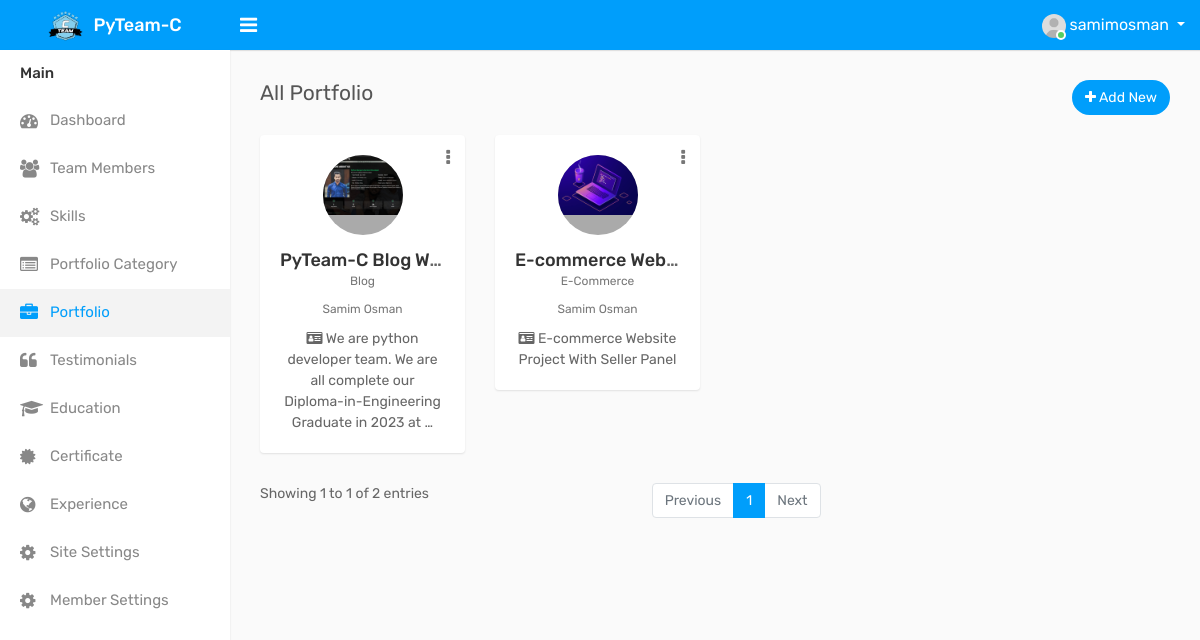
The app's page /dashboard/all-portfoli/ (signed in) with its own data.
### home/models.py (models this page shows, shortened)
class Team_Setting_Config(models.Model):
    setting_no = models.PositiveIntegerField(blank=True, null=True)
    team_title = models.CharField(max_length=500, blank=True, null=True)
    team_designation = models.CharField(max_length=500, blank=True, null=True, default='default/pyteam-c-icon.png')
    team_icon = models.ImageField(upload_to='team/', blank=True, null=True)
    team_logo = models.ImageField(upload_to='team/', blank=True, null=True, default='default/team-c-logo-transparent.png')
    team_email = models.EmailField(max_length=200, blank=True, null=True)
    team_phone_number = models.CharField(max_length=14, blank=True, null=True)
    team_team_start = models.DateField(blank=True, null=True)
    team_address = models.TextField(blank=True, null=True)
    team_address_upazila = models.CharField(max_length=50)
    team_address_district = models.CharField(max_length=50, blank=True, null=True)

class User(AbstractBaseUser, PermissionsMixin):
    username = models.CharField(max_length=50, validators=[UnicodeUsernameValidator], unique=True)
    email = models.EmailField(max_length=150, unique=True)
    objects = BaseManager()
    is_staff = models.BooleanField(default=False)
    is_superuser = models.BooleanField(default=False)
    is_active = models.BooleanField(default=True)
    is_varified = models.BooleanField(default=False)
    is_team_member = models.BooleanField(default=False, blank=True, null=True)
    is_admin = models.BooleanField(default=False)
    auth_token = models.CharField(max_length=300, blank=True, null=True)
    otp_token = models.CharField(max_length=6, blank=True, null=True)
    joined_date = models.DateTimeField(auto_now_add=True)
    USERNAME_FIELD = 'username'
    REQUIRED_FIELDS = ['email']
    class Meta:
        ordering = ['joined_date']

class Team_Member(User):
    GENDER = (
        ('Male', 'Male'),
        ('Female', 'Female'),
        ('Others', 'Others'),
    )
    name = models.CharField(max_length=200)
    phone_number = models.TextField(blank=True, null=True)
    image = models.ImageField(upload_to='team_member/prof/',default='default/default_team_member_image.png', blank=True, null=True)
    cover_image = models.ImageField(upload_to='team_member/cover/', default='default/default_team_member_cover_image.jpg')
    designation = models.CharField(max_length=200, blank=True, null=True)
    short_description = models.TextField(blank=True, null=True)
    gender = models.CharField(choices=GENDER, blank=True, null=True, max_length=10)
    date_of_birth = models.DateField(blank=True, null=True)
    skills = models.ManyToManyField(Skills, blank=True)

### personal_profile/models.py (models this page shows, shortened)
class Portfolio(models.Model):
    team_member = models.ForeignKey(Team_Member, on_delete=models.CASCADE)
    portfolio_category = models.ForeignKey(Portfolio_Category, on_delete=models.CASCADE, blank=True, null=True)
    title = models.CharField(max_length=3000)
    portfolio_image = models.ImageField(upload_to='portfolio/profil_pic/', default='default/default_portfoli_image.jpg', blank=True, null=True)
    portfolio_cover_image = models.ImageField(upload_to='portfolio/cover_pic/', blank=True, null=True)
    details = models.TextField(blank=True, null=True)
    short_description = models.TextField(blank=True, null=True)
    link =  models.URLField()
    is_active = models.BooleanField(default=True, blank=True, null=True)

class Portfolio_Category(models.Model):
    title = models.CharField(max_length=200, blank=True, null=True)
    created_date = models.DateTimeField(auto_now_add=True)

### dashboard/views.py (the view)
# urls.py: path('all-portfoli/', all_portfolio, name='all_portfolio'),
@login_required(login_url='login')
def all_portfolio(request):
    user = request.user
    if user.is_admin == True:
        all_portfolio = Portfolio.objects.all()
    elif user.is_team_member == True:
        all_portfolio = Portfolio.objects.filter(team_member=user)
    item_per_page = 8
    paginator = Paginator(all_portfolio, item_per_page)
    page = request.GET.get('page')
    try:
        portfolio = paginator.page(page)
    except EmptyPage:
        portfolio = paginator.page(1)
    except PageNotAnInteger:
        portfolio = paginator.page(1)
    except InvalidPage:
        portfolio = paginator.page(1)
    context = {'content': portfolio, 'paginator': paginator}
    return render(request, 'dashboard/dashboard_home/portfolio/all_portfolio.html', context)

### dashboard/context_processor.py (called while the page is built)
def website_setting(request):
    website_settings = Team_Setting_Config.objects.get(setting_no=1)
    return {'website_settings': website_settings}

### templates/dashboard/dashboard_home/portfolio/all_portfolio.html (shortened to what this page needs)
{% extends '../../dashboard_base.html' %}
{% load static %}
{% block body_content %}
<div class="content">
    <div class="row">
        <div class="col-sm-4 col-8">
            <h4 class="page-title">All Portfolio</h4>
        </div>
        <div class="col-sm-8 col-4 text-right m-b-20">
            <a href="{% url 'add_portfolio' %}" class="btn btn-primary btn-rounded float-right"><i class="fa fa-plus"></i> Add New</a>
        </div>
    </div>
    <div class="row doctor-grid">
        {% for all_portfolio in content %}
        <div class="col-md-4 col-sm-4  col-lg-3">
            <div class="profile-widget">
                <div class="doctor-img">
                    {% if all_portfolio.portfolio_image %}
                    <a class="avatar"><img alt="" src="{{all_portfolio.portfolio_image.url}}"></a>
                    {% else %}
                    <a class="avatar"><img alt="" src=""></a>
                    {% endif %}
                </div>
                <div class="dropdown profile-action">
                    <a href="#" class="action-icon dropdown-toggle" data-toggle="dropdown" aria-expanded="false"><i class="fa fa-ellipsis-v"></i></a>
                </div>
                <h4 class="doctor-name text-ellipsis"><a href="{% url 'update_portfolio' all_portfolio.id %}">{{all_portfolio.title}}</a></h4>
                <div class="doc-prof">{{all_portfolio.portfolio_category.title|title}}</div>
                <div class="doc-prof">{{all_portfolio.team_member.name|title}}</div>
                <div class="user-country">
                    <i class="fa fa-id-card"></i> {{all_portfolio.short_description|truncatewords:15}}
                </div>
            </div>
        </div>
        {% endfor %}
    </div>
    {% include './pagination_portfolio.html' %}
</div>
{% endblock body_content %}

### templates/dashboard/dashboard_base.html (shortened to what this page needs)
{% load static %}
<!DOCTYPE html>
<html lang="en">
<head>
    <html lang="en">
    <link rel="stylesheet" type="text/css" href="{% static  'dashboard/css/bootstrap.min.css' %}">
    <link rel="stylesheet" type="text/css" href="{% static  'dashboard/css/font-awesome.min.css' %}">
    <link rel="stylesheet" type="text/css" href="{% static  'dashboard/css/style.css' %}">
    <link rel="stylesheet" href="https://cdnjs.cloudflare.com/ajax/libs/font-awesome/4.7.0/css/font-awesome.min.css">
</head>
<body>
    <div class="main-wrapper">
        <div class="header">
			<div class="header-left">
				<a href="{% url 'dashboard_home' %}" class="logo">
					<img src="{{website_settings.team_icon.url}}" width="35" height="35" alt=""> <span>PyTeam-C</span>
				</a>
			</div>
			<a id="toggle_btn" href="javascript:void(0);"><i class="fa fa-bars"></i></a>
            <ul class="nav user-menu float-right">
                <li class="nav-item dropdown has-arrow">
                    <a href="#" class="dropdown-toggle nav-link user-link" data-toggle="dropdown">
                        <span class="user-img">
							<img class="rounded-circle" src="{% static  'dashboard/img/user.jpg' %}" width="24" alt="Admin">
							<span class="status online"></span>
						</span>
						<span>{{request.user.username}}</span>
                    </a>
                </li>
            </ul>
        </div>
        {% url 'dashboard_home' as dashboard_home_url %}
        {% url 'dashboard_team_member' as dashboard_team_member_url %}
        {% url 'team_testimonials' as team_testimonials_url %}
        {% url 'skills_list' as skills_list_url %}
        {% url 'portfolio_category' as portfolio_category_url %}
        {% url 'all_portfolio' as all_portfolio_url %}
        {% url 'testimonials' as testimonials_url %}
        {% url 'education' as education_url %}
        {% url 'certificate' as certificate_url %}
        {% url 'experience' as experience_url %}
        {% block sidebar_nav %}
        <div class="sidebar" id="sidebar">
            <div class="sidebar-inner slimscroll">
                <div id="sidebar-menu" class="sidebar-menu">
                    <ul>
                        <li class="menu-title">Main</li>
                        <li {% if request.path == dashboard_home_url %}class="active"{% endif %}>
                            <a href="{{dashboard_home_url}}">
                                <i class="fa fa-dashboard"></i> <span>Dashboard</span>
                            </a>
                        </li>
						<li {% if request.path == dashboard_team_member_url %}class="active"{% endif %}>
                            <a href="{{dashboard_team_member_url}}">
                                <i class="fa fa-users"></i> <span>Team Members</span>
                            </a>
                        </li>
						<li {% if request.path == skills_list_url %}class="active"{% endif %}>
                            <a href="{{skills_list_url}}">
                                <i class="fa fa-cogs"></i> <span>Skills</span>
                            </a>
                        </li>
                        {% if request.user.is_admin == True %}
						<li {% if request.path == portfolio_category_url %}class="active"{% endif %}>
                            <a href="{{portfolio_category_url}}">
                                <i class="fa fa-list-alt"></i> <span>Portfolio Category</span>
                            </a>
                        </li>
                        {% endif %}
						<li {% if request.path == all_portfolio_url %}class="active"{% endif %}>
                            <a href="{{all_portfolio_url}}">
                                <i class="fa fa-briefcase"></i> <span>Portfolio</span>
                            </a>
                        </li>
						<li {% if request.path == testimonials_url %}class="active"{% endif %}>
                            <a href="{{testimonials_url}}">
                                <i class="fa fa-quote-left"></i> <span>Testimonials</span>
                            </a>
                        </li>
						<li {% if request.path == education_url %}class="active"{% endif %}>
                            <a href="{{education_url}}">
                                <i class="fa fa-graduation-cap"></i> <span>Education</span>
                            </a>
                        </li>
						<li {% if request.path == certificate_url %}class="active"{% endif %}>
                            <a href="{{certificate_url}}">
                                <i class="fa fa-certificate"></i> <span>Certificate</span>
                            </a>
                        </li>
						<li {% if request.path == experience_url %}class="active"{% endif %}>
                            <a href="{{experience_url}}">
                                <i class="fa fa-globe"></i> <span>Experience</span>
                            </a>
                        </li>
                        {% if request.user.is_admin == True %}
                        <li>
                            <a href="{% url 'site_settings' %}"><i class="fa fa-cog"></i> <span>Site Settings</span></a>
                        </li>
                        {% endif %}
                        {% if request.user.is_team_member == True %}
                        <li>
                            <a href="{% url 'profile_settings' %}"><i class="fa fa-cog"></i> <span>Member Settings</span></a>
                        </li>
                        {% endif %}
                    </ul>
                </div>
            </div>
        </div>
        {% endblock sidebar_nav %}
        <div class="page-wrapper">
            {% block body_content %}{% endblock body_content %}
        </div>
    </div>
</body>
</html>

### records on screen
Team_Setting_Config: team_icon (picture)
User: user.username "samimosman"
Portfolio: portfolio_image (picture), title "PyTeam-C Blog W…", portfolio_category "Blog", team_member.name "Samim Osman", short_description "We are python developer team. We are all complete our Diploma-in-Engineering Graduate in 2023 at …"
Portfolio: portfolio_image (placeholder picture), title "E-commerce Web…", portfolio_category "E-Commerce", team_member.name "Samim Osman", short_description "E-commerce Website Project With Seller Panel"

### other values on screen
{{ content.number }} "1"
{{ paginator.num_pages }} "1"
{{ paginator.count }} "2"
{{ i }} "1"
